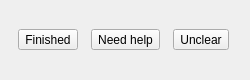
<?xml version="1.0" encoding="UTF-8"?>
<ui version="4.0">
 <class>ReflectionStatusDialog</class>
 <widget class="QDialog" name="ReflectionStatusDialog">
  <property name="geometry">
   <rect>
    <x>0</x>
    <y>0</y>
    <width>250</width>
    <height>80</height>
   </rect>
  </property>
  <property name="windowTitle">
   <string>Reflection</string>
  </property>
  <layout class="QHBoxLayout" name="horizontalLayout">
   <item>
    <widget class="QToolButton" name="doneButton">
     <property name="text">
      <string>Finished</string>
     </property>
     <property name="iconSize">
      <size>
       <width>32</width>
       <height>32</height>
      </size>
     </property>
     <property name="toolButtonStyle">
      <enum>Qt::ToolButtonTextUnderIcon</enum>
     </property>
    </widget>
   </item>
   <item>
    <widget class="QToolButton" name="helpButton">
     <property name="text">
      <string>Need help</string>
     </property>
     <property name="iconSize">
      <size>
       <width>32</width>
       <height>32</height>
      </size>
     </property>
     <property name="toolButtonStyle">
      <enum>Qt::ToolButtonTextUnderIcon</enum>
     </property>
    </widget>
   </item>
   <item>
    <widget class="QToolButton" name="unclearButton">
     <property name="text">
      <string>Unclear</string>
     </property>
     <property name="iconSize">
      <size>
       <width>32</width>
       <height>32</height>
      </size>
     </property>
     <property name="toolButtonStyle">
      <enum>Qt::ToolButtonTextUnderIcon</enum>
     </property>
    </widget>
   </item>
  </layout>
 </widget>
 <resources/>
 <connections/>
</ui>
